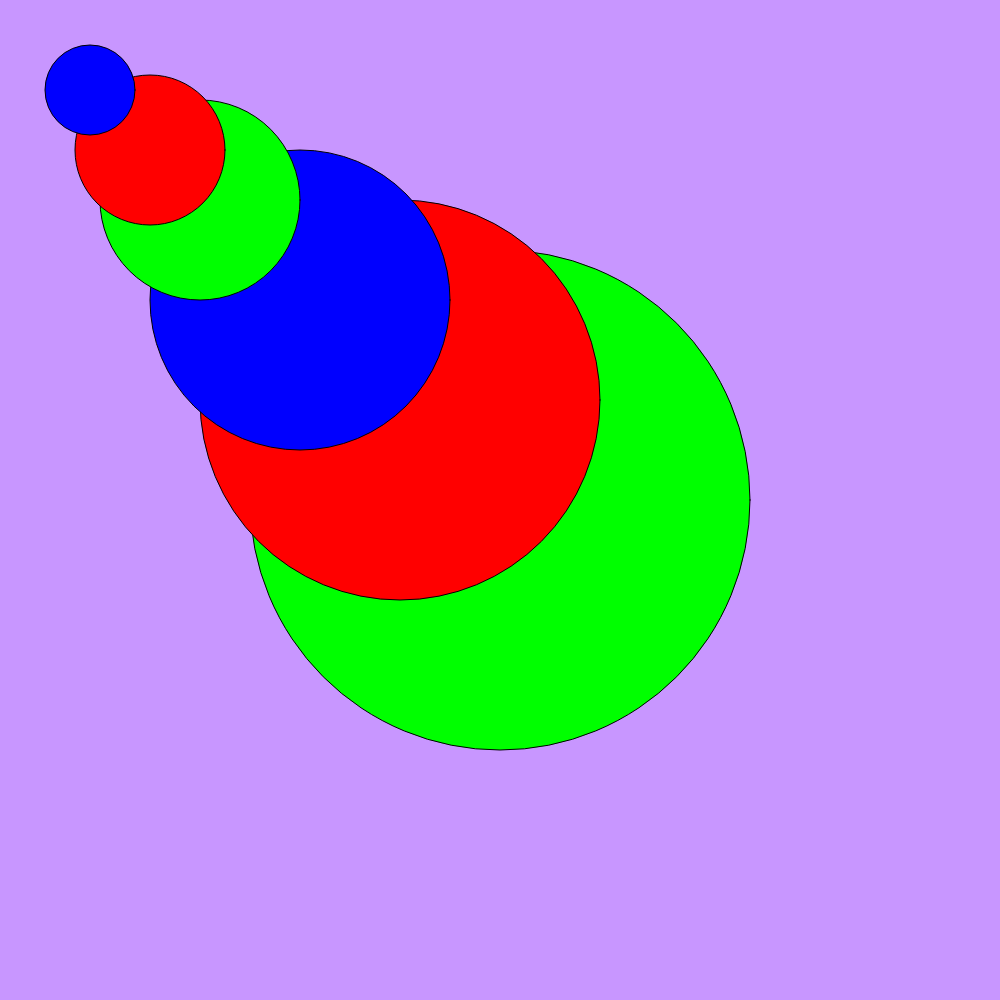
Frame 1 (no input)
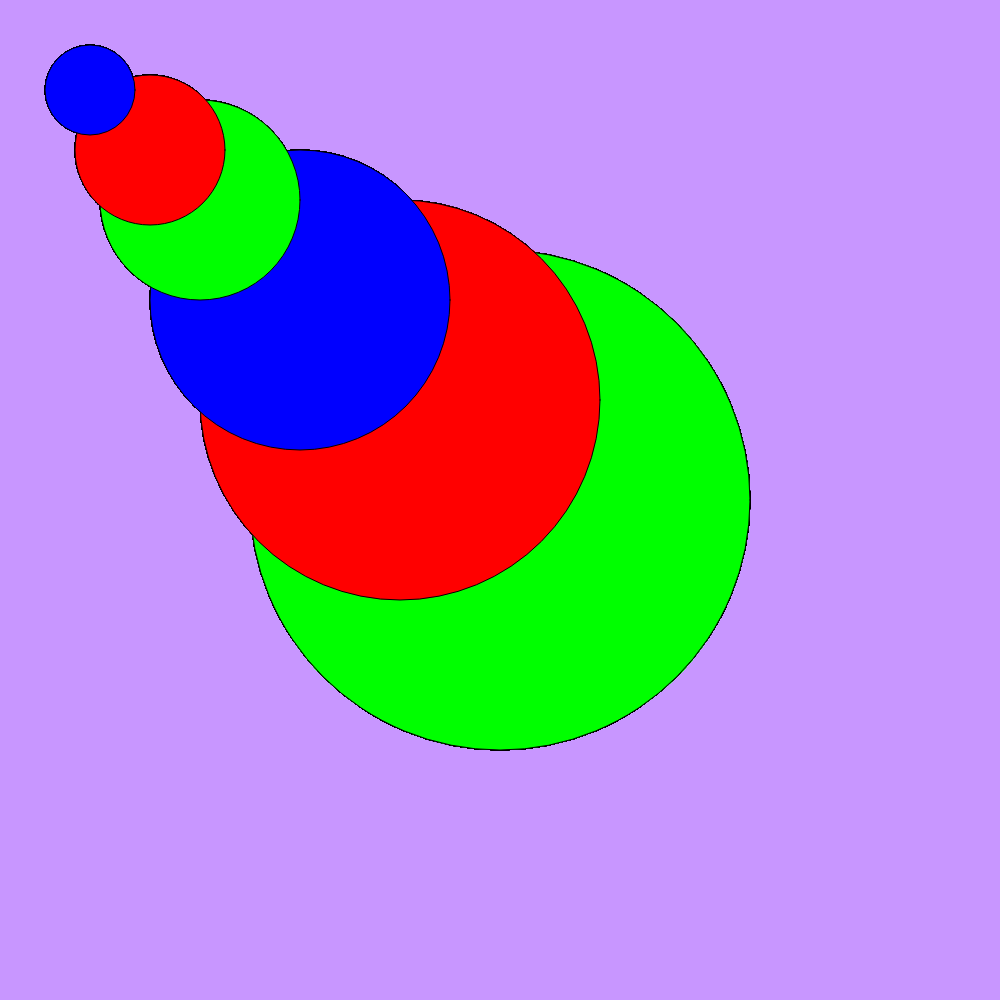
Frame 60 (no input)
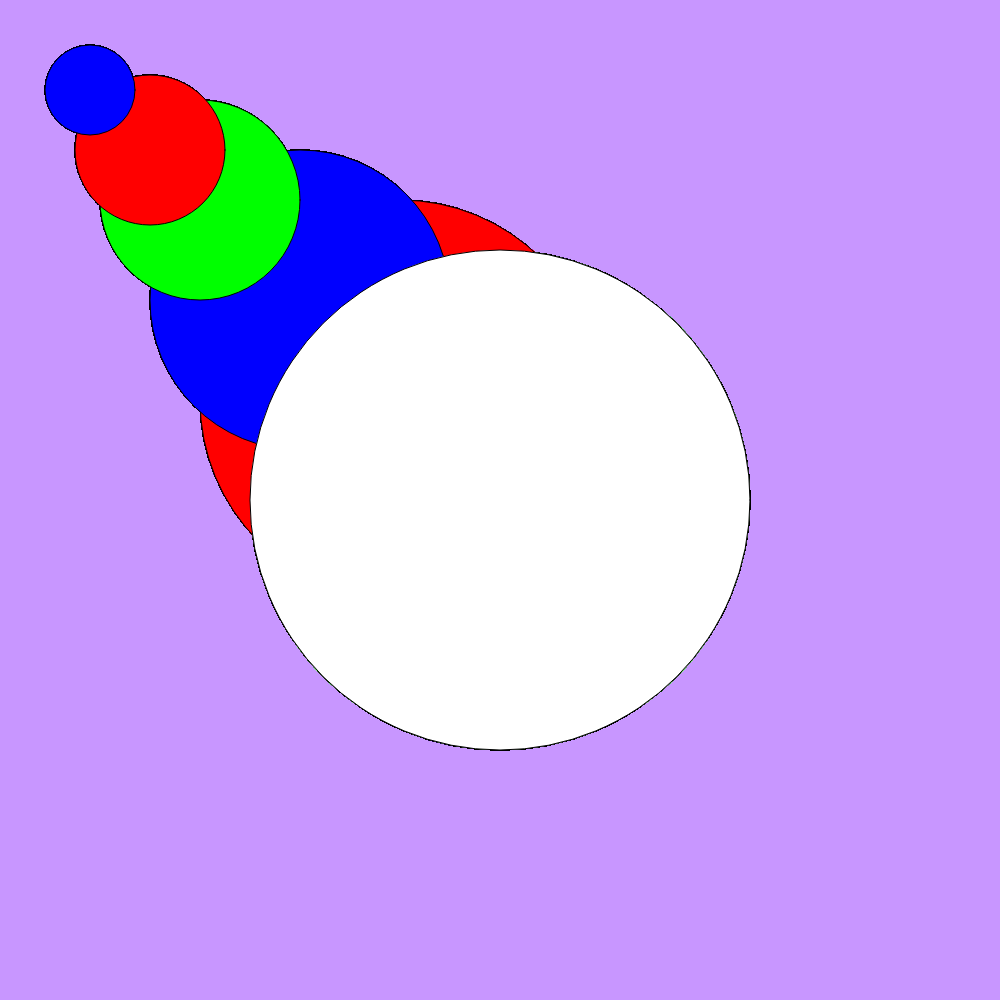
Frame 120 (the mouse pressed at the canvas centre since frame 60)

The p5.js sketch that drew these frames (run headless with seeded random() and noise() and a simulated clock; from frame 60 on, the mouse is pressed at the canvas centre):

// p5.js sketch
// ── sketch.js
function setup() {
  createCanvas(1000,1000)
  background(200,150,300)
}

function draw() {
 fill(0,255,0)
  ellipse(500,500,500)
  fill(255,0,0)
  ellipse(400,400,400)
  fill(0,0,255)
  ellipse(300,300,300)
  fill(0,255,0)
  ellipse(200,200,200)
  fill(255,0,0)
  ellipse(150,150,150)
  fill(0,0,255)
  ellipse(90,90,90)
  fill(mouseX,mouseY,mouseX,mouseY)
  ellipse(mouseX,mouseY,mouseX,mouseY)
}
